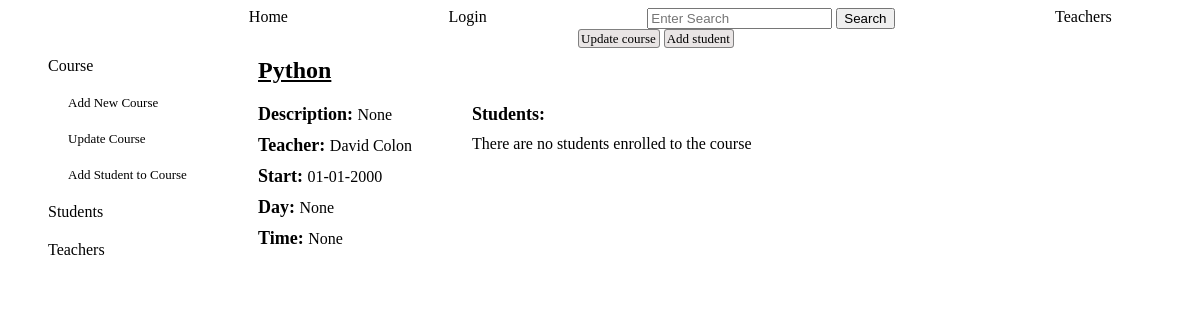
The app's page /course_info/1, older data.
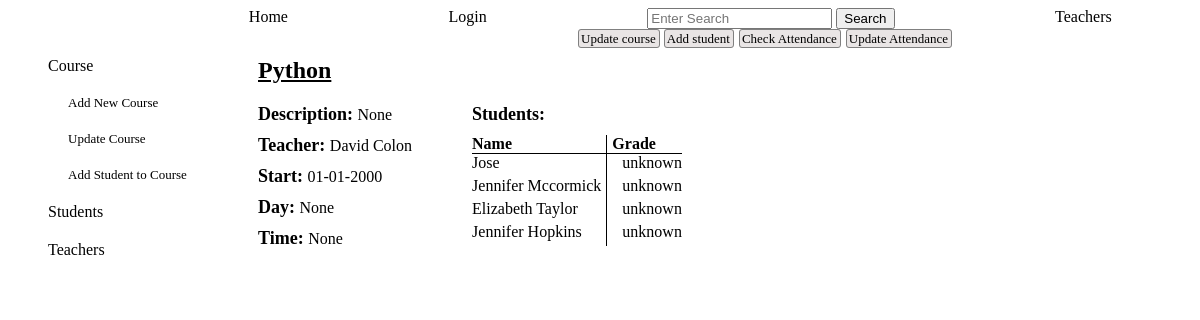
The same page, newer data.
### tables this page shows
CREATE TABLE courses (
        id INTEGER PRIMARY KEY,
        name TEXT NOT NULL,
        description TEXT,
        teacher_id TEXT NOT NULL,
        start TEXT,
        day TEXT,
        time TEXT, 
        FOREIGN KEY (teacher_id) REFERENCES teachers (id)
        );

CREATE TABLE teachers (
        id INTEGER PRIMARY KEY,
        name TEXT NOT NULL,
        email TEXT NOT NULL UNIQUE,
        phone TEXT UNIQUE
        );

CREATE TABLE students (
        id INTEGER PRIMARY KEY,
        name TEXT NOT NULL,
        email TEXT NOT NULL UNIQUE,
        phone TEXT UNIQUE
        );

CREATE TABLE students_courses (
        id INTEGER PRIMARY KEY,
        student_id INTEGER,
        course_id INTEGER,
        grade INTEGER DEFAULT "unknown",
        UNIQUE (student_id, course_id),
        FOREIGN KEY (student_id) REFERENCES students (id),
        FOREIGN KEY (course_id) REFERENCES courses (id)
    );

### app.py (the view)
@app.route('/course_info/<course_id>')
def course_info(course_id): # specific course information
    log=check_log()
    info=chek_admin()
    course_dict={}
    course_dict['link1']=['create']
    course_dict['id']=course_id
    course=crud.read_if('*',"courses","id", course_id)
    course=create_courses_objects(course)
    for c in course:
        c.teacher_id=[c.teacher_id, crud.teacher_name(c.teacher_id)]
    course_dict['course']=course
    course_dict['students_title']='Students: '
    course_dict['student_name']='Name'
    course_dict['student_grade']='Grade'
    students=crud.read_if('student_id, grade','students_courses', 'course_id', course_id)
    if len(students)==0:
        course_dict['no_students']='There are no students enrolled to the course'
    else:
        students_names=[]
        for s in students:
            s_g=namedtuple('S_grade', ['id','name','grade'])
            s_g.id=s[0]
            s_g.name=crud.student_name(s[0])
            s_g.grade=s[1]
            students_names.append(s_g)
        course_dict['students']=students_names
        course_dict['no_students']=''
        course_dict['form']=['create']
        dates=crud.read_if('DISTINCT date', 'students_attendance', 'course_id', course_id)
        if len(dates)==0:
            course_dict['no_lesson']='No lesson found in the system'
        else:
            course_dict['link2']=['create']
            course_dict['link3']=['create']
    return render_template ('admin_courses.html', log=log, info=info, course_dict=course_dict, course_attend='', attend_update='', attend_date_update='')

### app.py (called while the page is built)
def check_log(): #check if user is loged in or not
    log_result={}
    if "name" in session:
        link='/logout'
        log='Logout'
        log_result['link']=link
        log_result['log']=log
        return log_result
    else:
        link='/login'
        log='Login'
        log_result['link']=link
        log_result['log']=log
        return log_result

def chek_admin():
    if "role" in session:
        info={}
        if session['role']=='admin':
            info['id']=session['id']
            info['link']=f"/administrator/{session['id']}"
            info['word']='Administrator'
        if session['role']=='teacher':
            info['id']=session['id']
            info['link']=f"/teacher_profile/{session['id']}"
            info['word']=f"Welcome {crud.teacher_name(session['id'])}"
        if session['role']=='student':
            info['id']=session['id']
            info['link']=f"/student_profile/{session['id']}"
            info['word']=f"Welcome {crud.student_name(session['id'])}"
        return info

### crud.py (called while the page is built)
def read_if(column, table, value, condition):
    return query(f"SELECT {column} FROM {table} WHERE {value}='{condition}'")

### templates/admin_courses.html (shortened to what this page needs)
{% include "admin_nav_courses.html" %}
    <div class="admin_courses_main">
        {% for c in course_dict.course %}
        <div class="main_course_info">
            <div class="info_course_name">{{c.name}}</div>
            <div class="main_course_detail">
                <div class="basic_course_info" >
                    <div class="info_course_description"><span class="title_course">Description: </span>{{c.description}}</div>
                    <div class="info_course_teacher"><span class="title_course">Teacher: </span><a href="/teacher_info/{{c.teacher_id[0]}}">{{c.teacher_id[1]}}</a></div>
                    <div class="info_course_start"><span class="title_course">Start: </span>{{c.start}}</div>
                    <div class="info_course_day"><span class="title_course">Day: </span>{{c.day}}</div>
                    <div class="info_course_time"><span class="title_course">Time: </span>{{c.time}}</div>
                </div>
                <div class="info_course_students">
                    <div class="title_course" style="margin-bottom: 10px;">{{course_dict.students_title}}</div>
                    {% for f in  course_dict.form %}
                    <div class="title_student_name">{{course_dict.student_name}}</div>
                    <div class="title_course_grade">{{course_dict.student_grade}}</div>
                    {% endfor %}
                    <div class="course_student_name">
                        {% for student in course_dict.students %}
                        <div><a href="/student_info/{{student.id}}">{{student.name}}</a></div>
                        {% endfor %}
                    </div>
                    <div class="course_grade">
                        {% for student in course_dict.students %}
                        <div class="">{{student.grade}}</div>
                        {% endfor %}
                    </div>
                    <div class="no_course_students">{{course_dict.no_students}}</div>
                </div>
            </div>
        </div>
        {% endfor %}
    </div>
    <div class="info_more_links">
        {% for l in course_dict.link1 %}
        <div>
            <a href="/chosen_course/{{course_dict.id}}">Update course</a>
            <a href="/course_id_registration/{{course_dict.id}}">Add student</a>
        </div>
        {% endfor %}
        {% for l in course_dict.link2 %}
        <div>
            <a href="/attendance_course/{{course_dict.id}}">Check Attendance</a>
        </div>
        {% endfor %}
        {% for l in course_dict.link3 %}
        <div>
            <a href="/update_course_attendance/{{course_dict.id}}">Update Attendance</a>
        </div>
        {% endfor %}
    </div>
</div>

Row changes from the older to the newer data that the page shows:
shown differently, row unchanged: courses "Python": no_students "There are no students enrolled to the course" → (not shown)
now on this page (row unchanged): students: name "Jose"
now on this page (row unchanged): students: name "Jennifer Mccormick"
now on this page (row unchanged): students: name "Elizabeth Taylor"
now on this page (row unchanged): students: name "Jennifer Hopkins"
added students_courses: grade "unknown"
added students_courses: grade "unknown"
added students_courses: grade "unknown"
added students_courses: grade "unknown"
Text that changed along with them:
new list line: "Name Grade"
new list line: "Check Attendance"
new list line: "Update Attendance"
